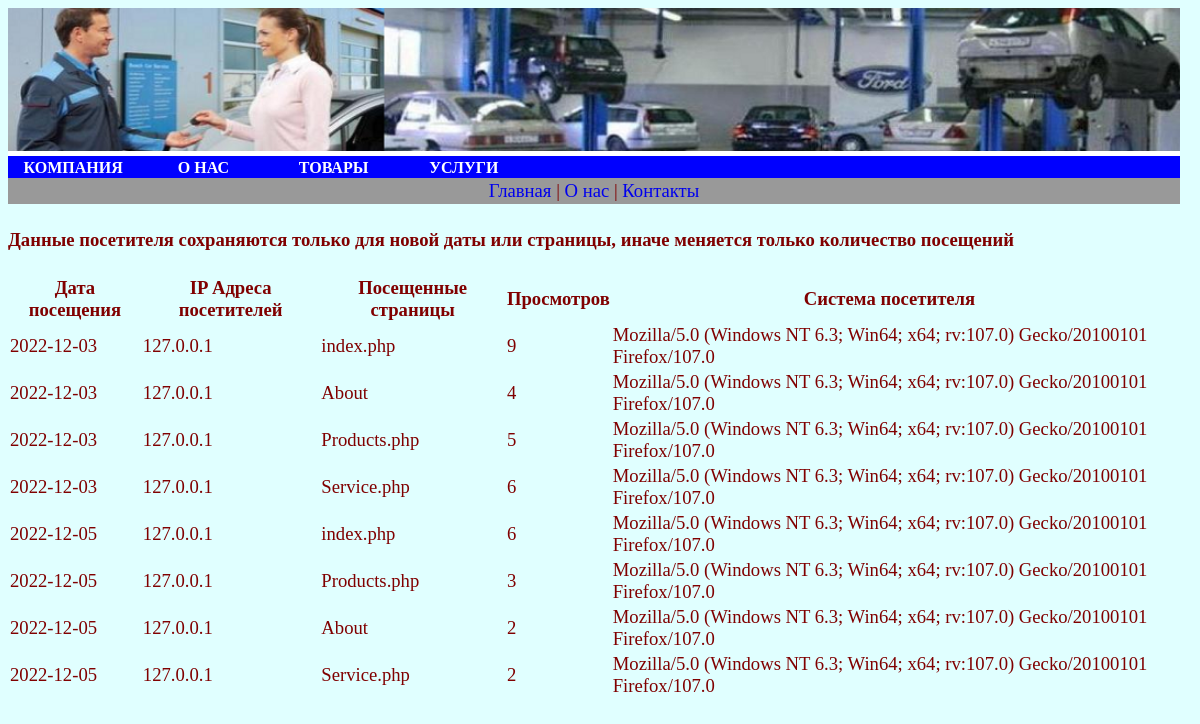
The page /index_admin.php on the database its author committed.
### tables this page shows
CREATE TABLE IF NOT EXISTS `visits` (
  `visit_id` int(12) NOT NULL AUTO_INCREMENT,
  `date` date NOT NULL,
  `hosts` char(20) NOT NULL,
  `pages` char(20) NOT NULL,
  `views` int(11) NOT NULL,
  `client_system` varchar(250) NOT NULL COMMENT 'Данные системы посетителя',
  KEY `visit_id` (`visit_id`)
);

### index_admin.php (the view)
<?php
include 'Header_Admin.php';
include 'db.php';
$res = mysqli_query($db, "SELECT * FROM visits ORDER BY date");
?>
<h4>Данные посетителя сохраняются только для новой даты или страницы, иначе меняется только количество посещений</h4>
<table class='table' width="98%" cellspacing="1"  cellpadding = "1" border=0>
<tr>
    <th>Дата посещения</th>
    <th>IP Адреса посетителей</th>
	<th>Посещенные страницы</th>
    <th>Просмотров</th>
    <th>Система посетителя</th>
</tr>
<?php
while ($row = mysqli_fetch_assoc($res))
      {
		echo '<tr>
			     <td>' . $row['date']          . '</td>
			     <td>' . $row['hosts']         . '</td>
			     <td>' . $row['pages']         . '</td>
			     <td>' . $row['views']         . '</td>
			     <td>' . $row['client_system'] . '</td>
			 </tr>';
	  }
echo '</table>';
?>
</body>
</html>

### Header_Admin.php (shortened to what this page needs)
<!DOCTYPE html>
<html>
<head>
</head>
<body>
	<table bgcolor="#FFFFFF" border="0" height="5" width="99%" cellpadding="0" cellspacing="0">
		<tr>
			<td colspan="9">
				<img src="Logotip_Site.png" width="100%">
			</td>
		</tr>
		<tr>
			<td width="11%" align="center" bgcolor="blue">
				<a href="index.php"><font  color="#FFFFFF" size="3"><strong>КОМПАНИЯ</strong></font></a>
			</td>
			<td width="11%" align="center" bgcolor="blue">
				<a href="About.php"><font  color="#FFFFFF" size="3"> <strong>О НАС</strong></font></a>
			</td>
			<td width="11%" align="center" bgcolor="blue">
				<a href="Products.php"><font  color="#FFFFFF" size="3"> <strong>ТОВАРЫ</strong></font></a>
			</td>
			<td width="11%" align="center" bgcolor="blue">
				<a href="Service.php"><font  color="#FFFFFF" size="3"> <strong>УСЛУГИ</strong></font></a>
			</td>
			<td width="11%" align="center" bgcolor="blue">
			</td>
			<td width="11%" align="center" bgcolor="blue">
			</td>
			<td width="11%" align="center" bgcolor="blue">
			</td>
			<td width="11%" align="center" bgcolor="blue">
			</td>
			<td width="11%" align="center" bgcolor="blue">
			</td>
		</tr>
		</table>
	<table bgcolor="#999999" height="10" width="99%" cellspacing="1" cellpadding="1" border="0">
		<tr>
			<td>
				<div align="center"><a href="index.php">Главная</a> | <a href="about.php">О нас</a> | <a href="contact.php">Контакты</a></div>
			</td>
		</tr>
	</table>
</body>
</html>

### Header_Admin.php (style rules this page uses)
a { text-decoration: none; }
body { background: #E0FFFF; color: Maroon; font-size: 14pt; }

### rows shown on the page
visits: date "2022-12-03", hosts "127.0.0.1", pages "index.php", views "9", client_system "Mozilla/5.0 (Windows NT 6.3; Win64; x64; rv:107.0) Gecko/20100101 Firefox/107.0"
visits: date "2022-12-03", hosts "127.0.0.1", pages "About", views "4", client_system "Mozilla/5.0 (Windows NT 6.3; Win64; x64; rv:107.0) Gecko/20100101 Firefox/107.0"
visits: date "2022-12-03", hosts "127.0.0.1", pages "Products.php", views "5", client_system "Mozilla/5.0 (Windows NT 6.3; Win64; x64; rv:107.0) Gecko/20100101 Firefox/107.0"
visits: date "2022-12-03", hosts "127.0.0.1", pages "Service.php", views "6", client_system "Mozilla/5.0 (Windows NT 6.3; Win64; x64; rv:107.0) Gecko/20100101 Firefox/107.0"
visits: date "2022-12-05", hosts "127.0.0.1", pages "index.php", views "6", client_system "Mozilla/5.0 (Windows NT 6.3; Win64; x64; rv:107.0) Gecko/20100101 Firefox/107.0"
visits: date "2022-12-05", hosts "127.0.0.1", pages "Products.php", views "3", client_system "Mozilla/5.0 (Windows NT 6.3; Win64; x64; rv:107.0) Gecko/20100101 Firefox/107.0"
visits: date "2022-12-05", hosts "127.0.0.1", pages "About", views "2", client_system "Mozilla/5.0 (Windows NT 6.3; Win64; x64; rv:107.0) Gecko/20100101 Firefox/107.0"
visits: date "2022-12-05", hosts "127.0.0.1", pages "Service.php", views "2", client_system "Mozilla/5.0 (Windows NT 6.3; Win64; x64; rv:107.0) Gecko/20100101 Firefox/107.0"
